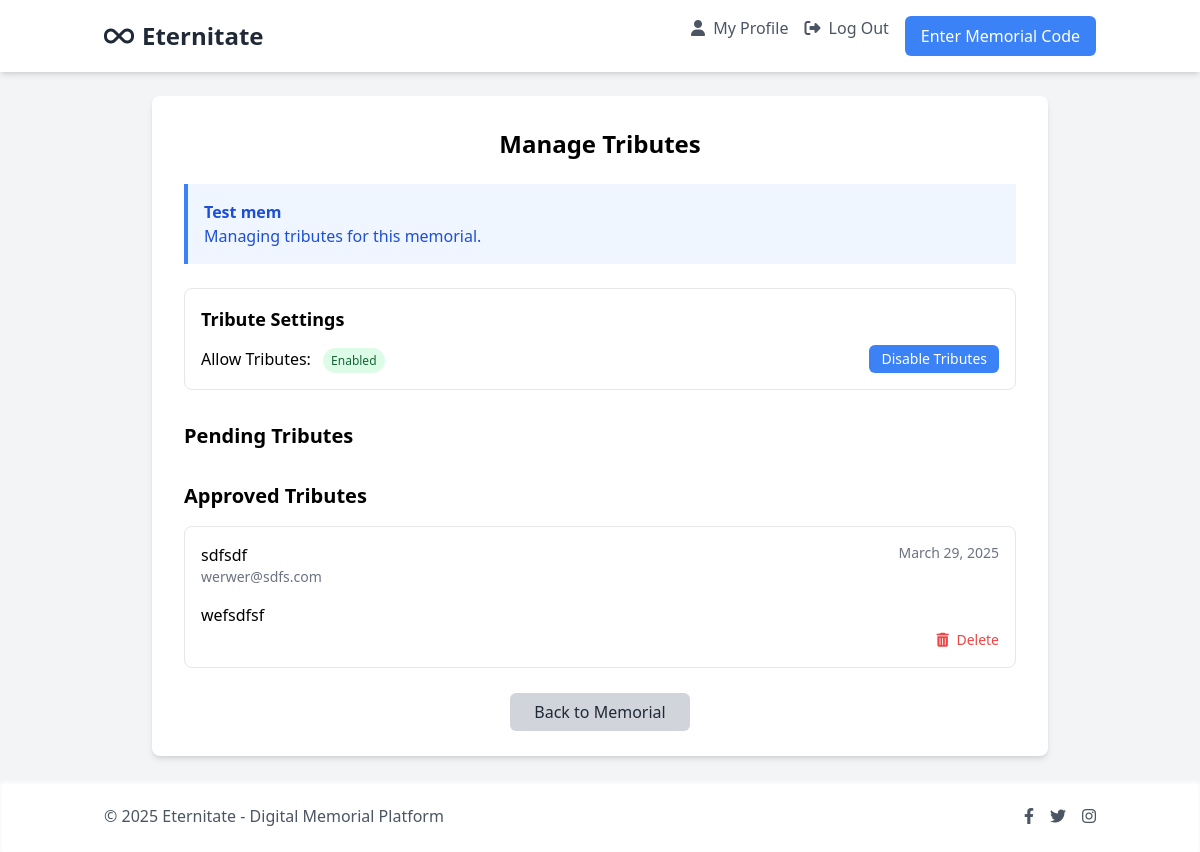
Screenshot of /1GRJlYVIPmZ2bedQ6IGygAsGyCAUHMCx/tributes/ (signed in) with the database file from the repository.
### memorials/models.py (models this page shows, shortened)
class Memorial(models.Model):
    owner = models.ForeignKey(User, related_name='memorials', on_delete=models.CASCADE)
    profile_code = models.OneToOneField(ProfileCode, on_delete=models.CASCADE, related_name='memorial')
    full_name = models.CharField(max_length=255)
    birth_date = models.DateField(null=True, blank=True)
    death_date = models.DateField(null=True, blank=True)
    profile_image = models.ImageField(upload_to='memorials/profile_images/%Y/%m/', null=True, blank=True,
                                      help_text="Profile photo of the person being commemorated")
    background_image = models.ImageField(upload_to='memorials/background_images/%Y/%m/', null=True, blank=True,
                                         help_text="Background image for the memorial page header")
    biography = models.TextField(blank=True)
    allow_tributes = models.BooleanField(default=True)
    created_at = models.DateTimeField(auto_now_add=True)
    updated_at = models.DateTimeField(auto_now=True)

class Tribute(models.Model):
    memorial = models.ForeignKey(Memorial, related_name='tributes', on_delete=models.CASCADE)
    name = models.CharField(max_length=255)
    email = models.EmailField(blank=True)
    message = models.TextField()
    is_approved = models.BooleanField(default=False)
    created_at = models.DateTimeField(auto_now_add=True)
    class Meta:
        ordering = ['-created_at']

### memorials/views.py (the view, shortened to what this page needs)
# urls.py: path('<str:code>/tributes/', views.manage_tributes, name='manage_tributes'),
@login_required
def manage_tributes(request, code):
    profile_code = get_object_or_404(ProfileCode, code=code, is_claimed=True)
    memorial = get_object_or_404(Memorial, profile_code=profile_code)
    if request.user != memorial.owner:
        messages.error(request, "You don't have permission to manage tributes for this memorial.")
        return redirect('memorials:memorial_detail', code=code)
    tributes = memorial.tributes.all().order_by('-created_at')
    return render(request, 'memorials/tributes.html', {
        'memorial': memorial,
        'tributes': tributes,
    })

### templates/memorials/tributes.html (shortened to what this page needs)
{% extends 'base.html' %}
{% load i18n %}
{% block content %}
<div class="max-w-4xl mx-auto bg-white p-8 rounded-lg shadow-md fade-in">
    <h1 class="text-2xl font-bold text-center mb-6">{% trans "Manage Tributes" %}</h1>
    <div class="bg-blue-50 border-l-4 border-blue-500 text-blue-700 p-4 mb-6" role="alert">
        <p class="font-bold">{{ memorial.full_name }}</p>
        <p>{% trans "Managing tributes for this memorial." %}</p>
    </div>
    <div class="mb-8 p-4 border rounded-lg">
        <h2 class="text-lg font-semibold mb-3">{% trans "Tribute Settings" %}</h2>
        <form method="post" action="{% url 'memorials:toggle_tributes' code=memorial.profile_code.code %}">
            <div class="flex items-center justify-between">
                <div>
                    <span class="font-medium">{% trans "Allow Tributes:" %}</span>
                    <span class="ml-2 px-2 py-1 rounded-full text-xs {% if memorial.allow_tributes %}bg-green-100 text-green-800{% else %}bg-red-100 text-red-800{% endif %}">
                        {% if memorial.allow_tributes %}
                            {% trans "Enabled" %}
                        {% else %}
                            {% trans "Disabled" %}
                        {% endif %}
                    </span>
                </div>
                <button type="submit" class="bg-blue-500 hover:bg-blue-600 text-white py-1 px-3 rounded-md text-sm transition">
                    {% if memorial.allow_tributes %}
                        {% trans "Disable Tributes" %}
                    {% else %}
                        {% trans "Enable Tributes" %}
                    {% endif %}
                </button>
            </div>
        </form>
    </div>
    <div class="mb-8">
        <h2 class="text-xl font-semibold mb-4">{% trans "Pending Tributes" %}</h2>
    </div>
    <div>
        <h2 class="text-xl font-semibold mb-4">{% trans "Approved Tributes" %}</h2>
        <div class="space-y-4">
            {% for tribute in tributes %}
                {% if tribute.is_approved %}
                    <div class="border rounded-lg p-4">
                        <div class="flex justify-between items-start mb-2">
                            <div>
                                <h3 class="font-medium">{{ tribute.name }}</h3>
                                {% if tribute.email %}
                                    <p class="text-sm text-gray-500">{{ tribute.email }}</p>
                                {% endif %}
                            </div>
                            <span class="text-sm text-gray-500">{{ tribute.created_at|date:"F j, Y" }}</span>
                        </div>
                        <p class="text-gray-700 mb-4">{{ tribute.message|linebreaks }}</p>
                        <div class="flex justify-end">
                            <form method="post" action="{% url 'memorials:manage_tributes' code=memorial.profile_code.code %}">
                                <button type="submit" class="text-red-500 hover:text-red-700 text-sm">
                                    <i class="fas fa-trash-alt mr-1"></i> {% trans "Delete" %}
                                </button>
                            </form>
                        </div>
                    </div>
                {% endif %}
            {% empty %}
                <p class="text-gray-500 text-center italic">{% trans "No approved tributes yet." %}</p>
            {% endfor %}
        </div>
    </div>
    <div class="mt-8 text-center">
        <a href="{% url 'memorials:memorial_detail' code=memorial.profile_code.code %}" class="bg-gray-300 hover:bg-gray-400 text-gray-800 py-2 px-6 rounded-md transition">
            {% trans "Back to Memorial" %}
        </a>
    </div>
</div>
{% endblock %}

### templates/base.html (style rules this page uses)
.fade-in { animation: fadeIn 0.5s ease-in-out; }

### rows the page displays
Memorial: full_name "Test mem"
Tribute: name "sdfsdf", email "werwer@sdfs.com", created_at "March 29, 2025", message "wefsdfsf"
